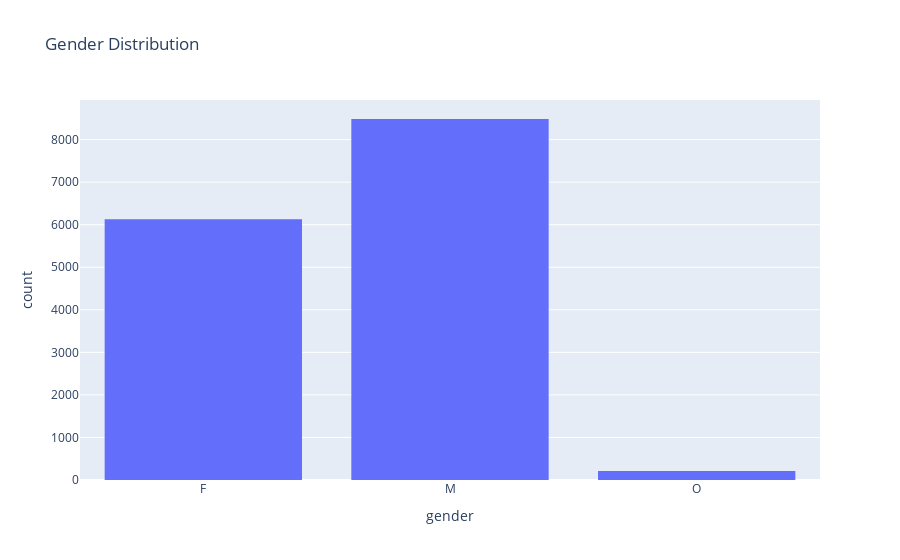
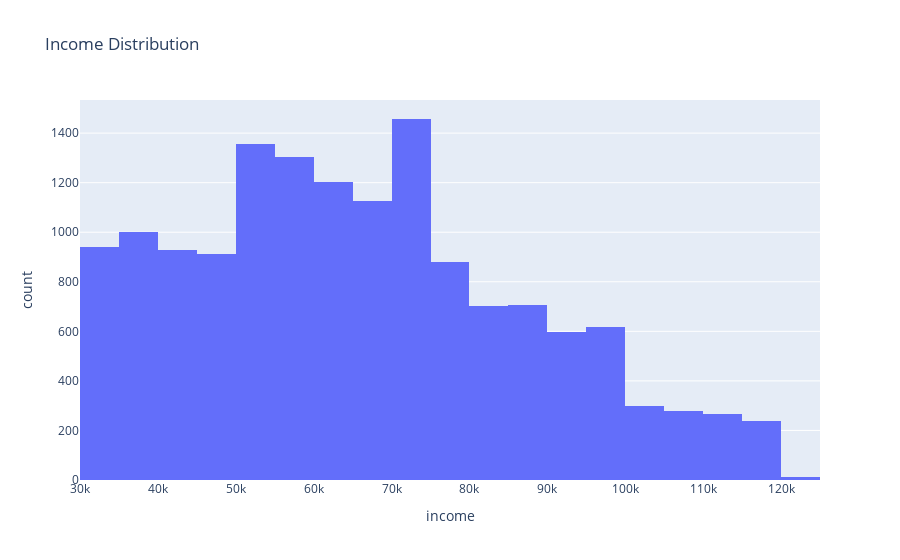
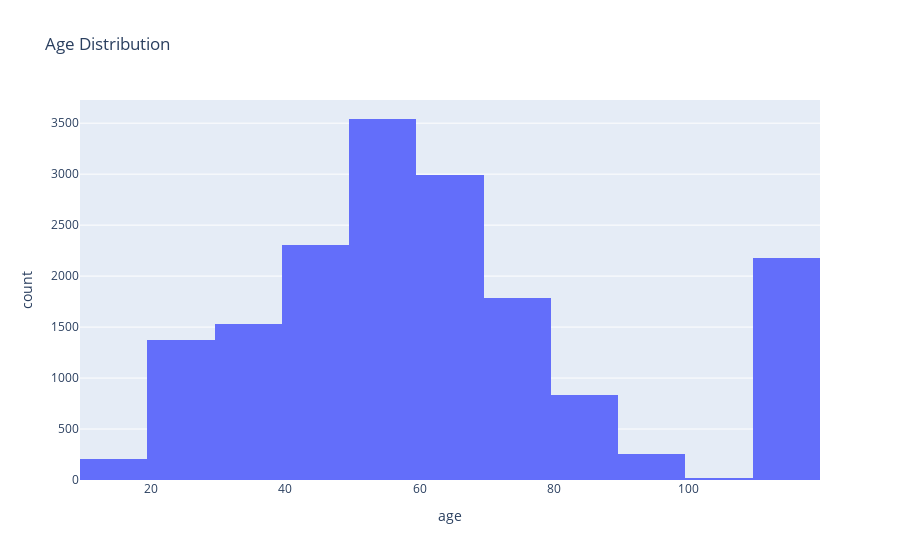
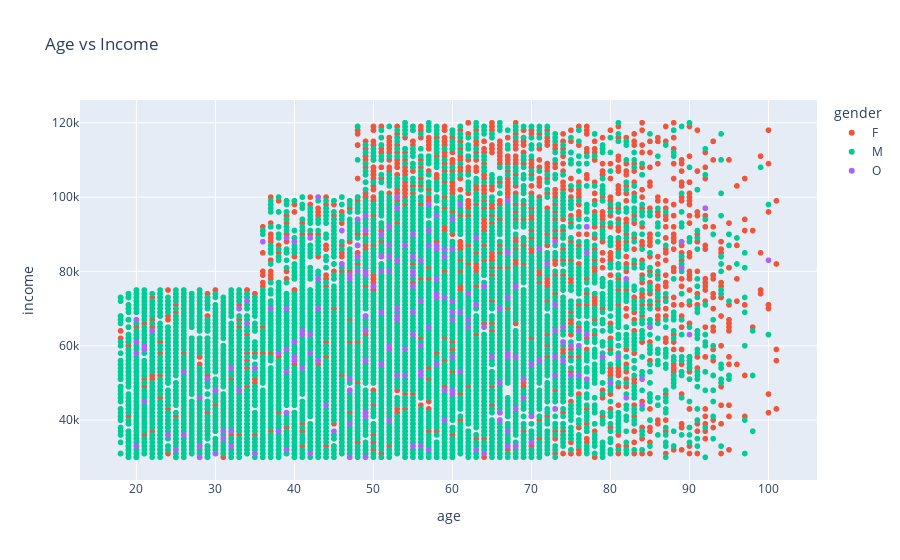

The notebook cell these images were saved under, in order:
### Markdown cell above
## Data Visualization
In this section, we visualize the data to gain insights into the distributions and relationships between variables.

### Code cell
import plotly.express as px

# Gender Distribution
fig = px.histogram(profile, x='gender', title='Gender Distribution')
fig.show()

# Income Distribution
fig = px.histogram(profile, x='income', nbins=20, title='Income Distribution')
fig.show()

# Age Distribution
fig = px.histogram(profile, x='age', nbins=20, title='Age Distribution')
fig.show()

# Scatter plot of Age vs Income
fig = px.scatter(profile, x='age', y='income', color='gender', title='Age vs Income')
fig.show()

# Box plot of Income by Gender
fig = px.box(profile, x='gender', y='income', title='Income by Gender')
fig.show()

### Figure 1 — Plotly figure (JSON) as saved in the notebook; plotly's stock layout.template omitted (floating-point values rounded to 4 significant figures; data arrays with more than 128 entries replaced by an {"elided": "..."} marker saying what was removed)
{"data": [{"bingroup": "x", "hovertemplate": "gender=%{x}<br>count=%{y}<extra></extra>", "legendgroup": "", "marker": {"color": "#636efa", "pattern": {"shape": ""}}, "name": "", "orientation": "v", "showlegend": false, "type": "histogram", "x": {"elided": "17000 str values"}, "xaxis": "x", "yaxis": "y"}], "layout": {"barmode": "relative", "legend": {"tracegroupgap": 0}, "title": {"text": "Gender Distribution"}, "xaxis": {"anchor": "y", "domain": [0, 1], "title": {"text": "gender"}}, "yaxis": {"anchor": "x", "domain": [0, 1], "title": {"text": "count"}}}}

### Figure 2 — Plotly figure (JSON) as saved in the notebook; plotly's stock layout.template omitted (floating-point values rounded to 4 significant figures; data arrays with more than 128 entries replaced by an {"elided": "..."} marker saying what was removed)
{"data": [{"bingroup": "x", "hovertemplate": "income=%{x}<br>count=%{y}<extra></extra>", "legendgroup": "", "marker": {"color": "#636efa", "pattern": {"shape": ""}}, "name": "", "nbinsx": 20, "orientation": "v", "showlegend": false, "type": "histogram", "x": {"elided": "17000 float values"}, "xaxis": "x", "yaxis": "y"}], "layout": {"barmode": "relative", "legend": {"tracegroupgap": 0}, "title": {"text": "Income Distribution"}, "xaxis": {"anchor": "y", "domain": [0, 1], "title": {"text": "income"}}, "yaxis": {"anchor": "x", "domain": [0, 1], "title": {"text": "count"}}}}

### Figure 3 — Plotly figure (JSON) as saved in the notebook; plotly's stock layout.template omitted (floating-point values rounded to 4 significant figures; data arrays with more than 128 entries replaced by an {"elided": "..."} marker saying what was removed)
{"data": [{"bingroup": "x", "hovertemplate": "age=%{x}<br>count=%{y}<extra></extra>", "legendgroup": "", "marker": {"color": "#636efa", "pattern": {"shape": ""}}, "name": "", "nbinsx": 20, "orientation": "v", "showlegend": false, "type": "histogram", "x": {"elided": "17000 int values"}, "xaxis": "x", "yaxis": "y"}], "layout": {"barmode": "relative", "legend": {"tracegroupgap": 0}, "title": {"text": "Age Distribution"}, "xaxis": {"anchor": "y", "domain": [0, 1], "title": {"text": "age"}}, "yaxis": {"anchor": "x", "domain": [0, 1], "title": {"text": "count"}}}}

### Figure 4 — Plotly figure (JSON) as saved in the notebook; plotly's stock layout.template omitted (floating-point values rounded to 4 significant figures; data arrays with more than 128 entries replaced by an {"elided": "..."} marker saying what was removed)
{"data": [{"hovertemplate": "gender=F<br>age=%{x}<br>income=%{y}<extra></extra>", "legendgroup": "F", "marker": {"color": "#EF553B", "symbol": "circle"}, "mode": "markers", "name": "F", "showlegend": true, "type": "scattergl", "x": {"elided": "6129 int values"}, "xaxis": "x", "y": {"elided": "6129 float values"}, "yaxis": "y"}, {"hovertemplate": "gender=M<br>age=%{x}<br>income=%{y}<extra></extra>", "legendgroup": "M", "marker": {"color": "#00cc96", "symbol": "circle"}, "mode": "markers", "name": "M", "showlegend": true, "type": "scattergl", "x": {"elided": "8484 int values"}, "xaxis": "x", "y": {"elided": "8484 float values"}, "yaxis": "y"}, {"hovertemplate": "gender=O<br>age=%{x}<br>income=%{y}<extra></extra>", "legendgroup": "O", "marker": {"color": "#ab63fa", "symbol": "circle"}, "mode": "markers", "name": "O", "showlegend": true, "type": "scattergl", "x": {"elided": "212 int values"}, "xaxis": "x", "y": {"elided": "212 float values"}, "yaxis": "y"}], "layout": {"legend": {"title": {"text": "gender"}, "tracegroupgap": 0}, "title": {"text": "Age vs Income"}, "xaxis": {"anchor": "y", "domain": [0, 1], "title": {"text": "age"}}, "yaxis": {"anchor": "x", "domain": [0, 1], "title": {"text": "income"}}}}
